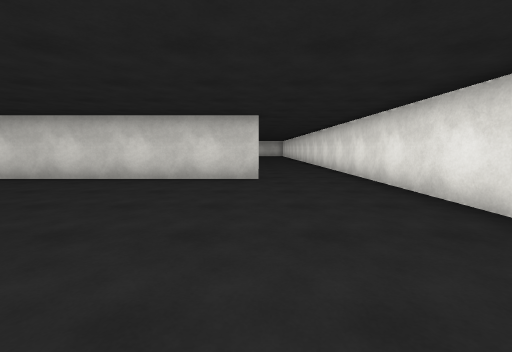
View 1 (above)

24 first-person views from a walk through a scene from a Unity 3-D project. The camera is 1.3 m above the floor, tilts 6° down and sees 90° across. The floor is counted in squares, 2 m on a side. Each view is taken from the middle of a square. On the plan, view 1 faces up. The plan holds only what a view shows up to about 9 squares ahead; the rest is blank. The place goes on beyond the plan. The player character is not drawn. Surface patterns are stand-ins for the level's own textures.

View 2
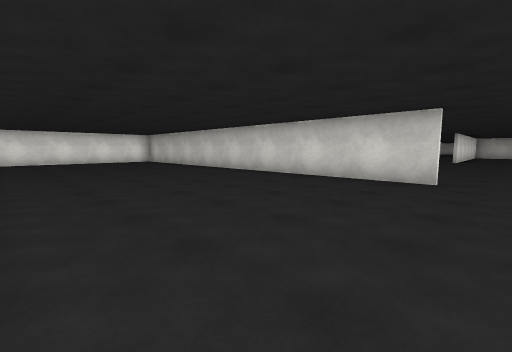

View 3
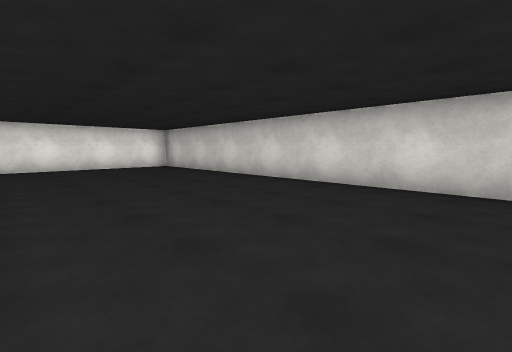

View 4
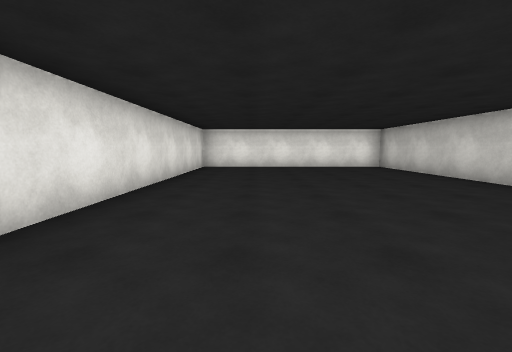

View 5
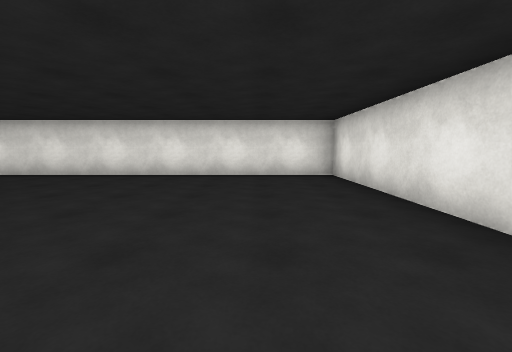

View 6
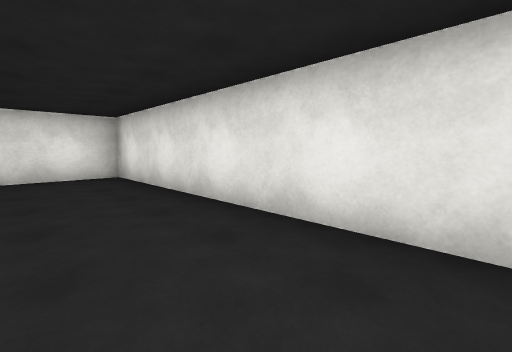

View 7
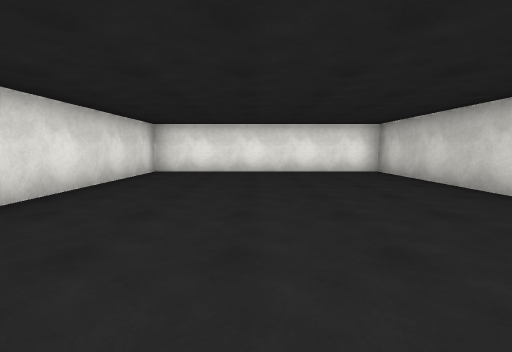

View 8
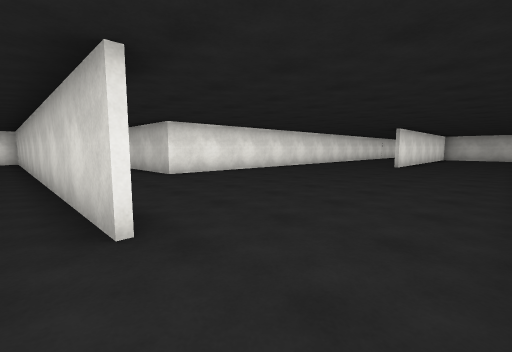

View 9
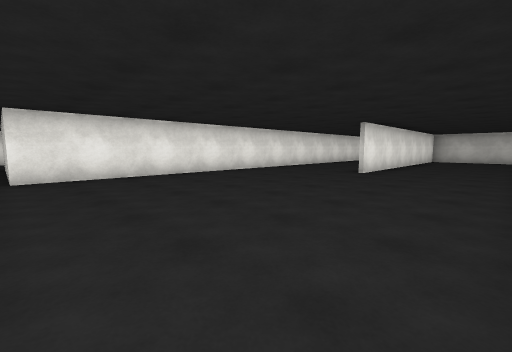

View 10
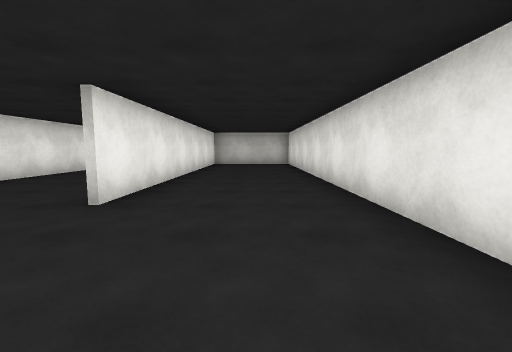

View 11
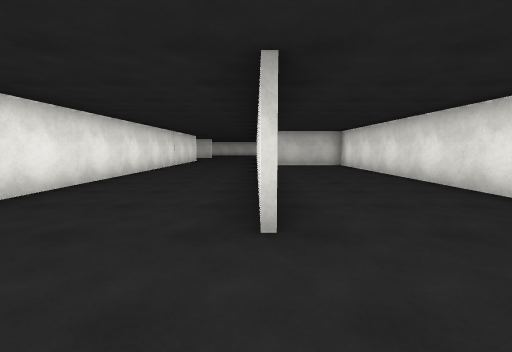

View 12
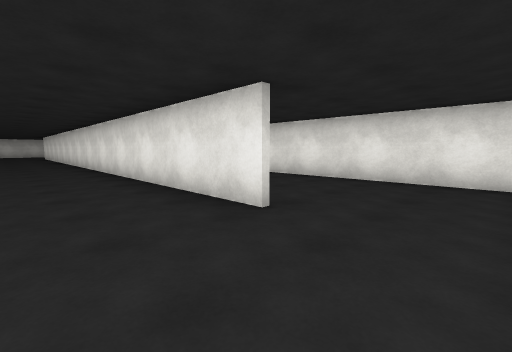

View 13
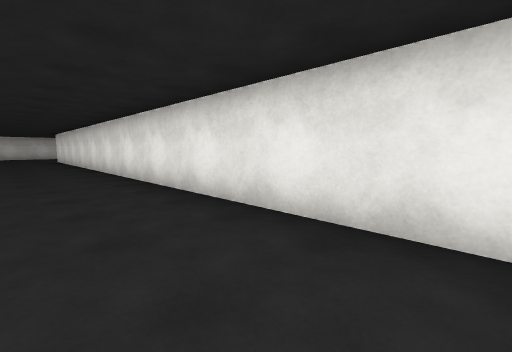

View 14
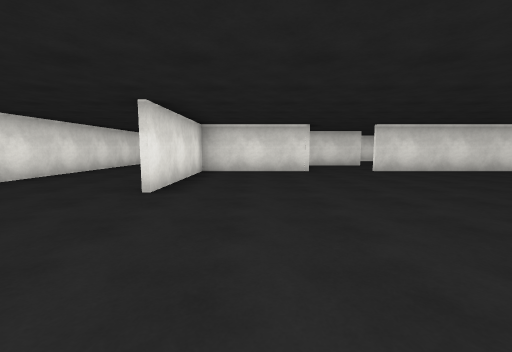

View 15
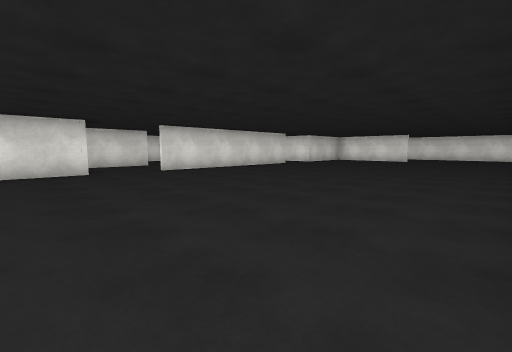

View 16
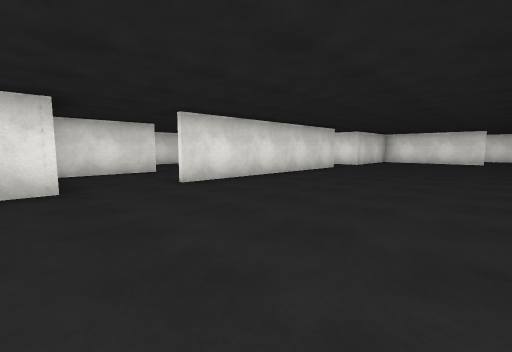

View 17
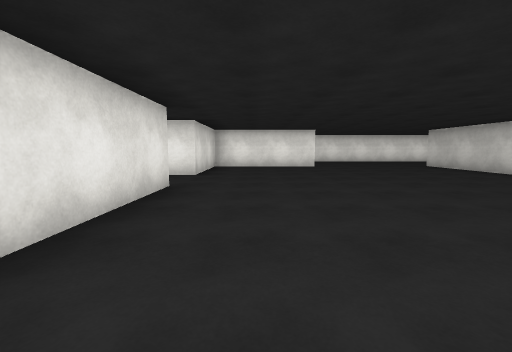

View 18
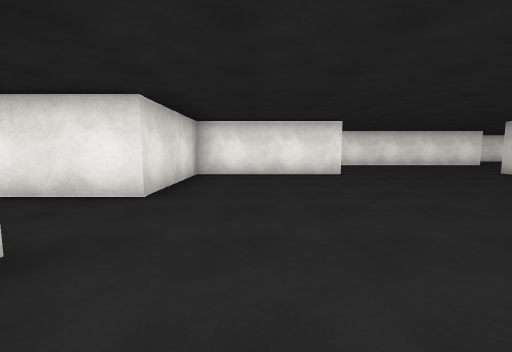

View 19
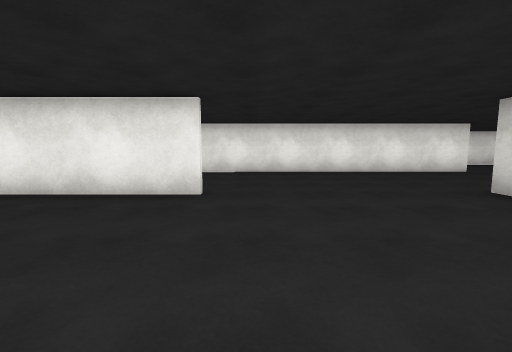

View 20
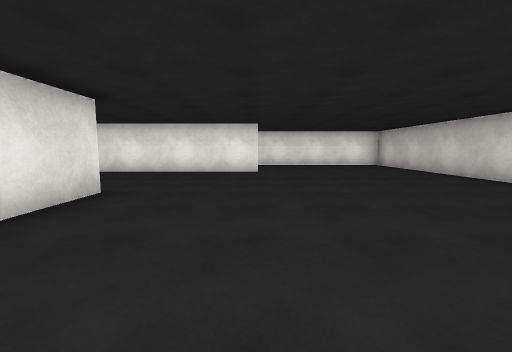

View 21
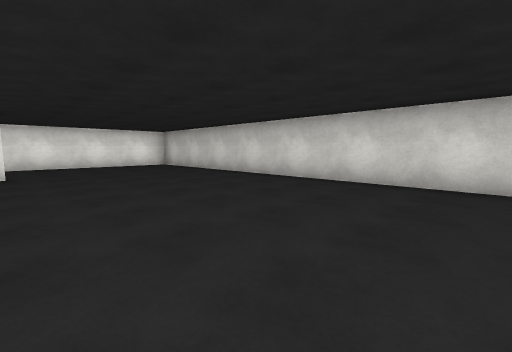

View 22
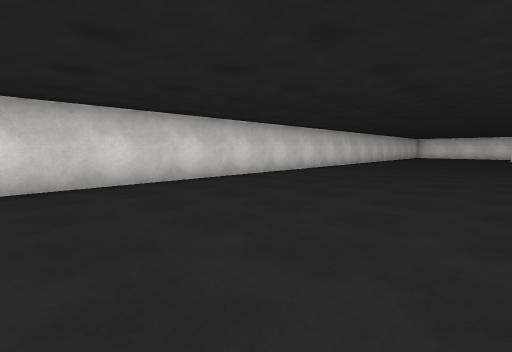

View 23
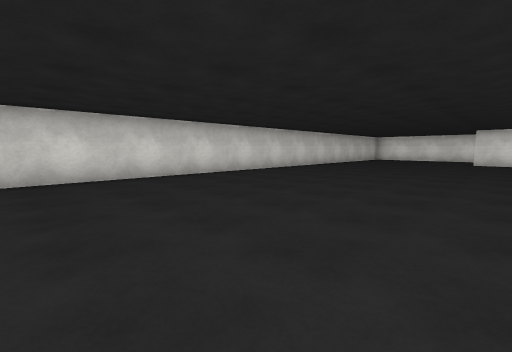

View 24
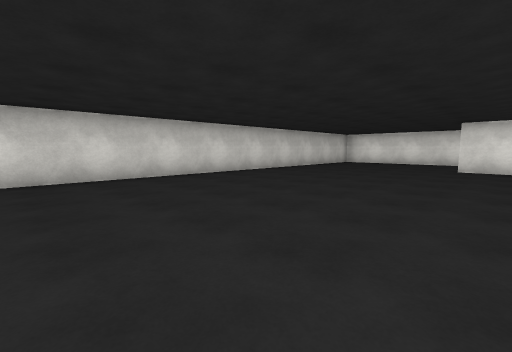

### Floor plan
Points are (right, up) in squares from view 1. A wall is a line through its corners. A room is listed if a view was taken in it or the views show most of it. See-through windows are left out.
Room 1 (views 1, 2, 3, 4, 5, 6, 7, 8)
walls: (0.1, 5.5) (-12.4, 5.5) (-12.4, -0.9) (2.4, -0.9) (2.4, 6.5)
ways out: opening at (1.5, 6) to room 2
Room 2 (views 9, 10, 11, 12, 13)
walls: (-1, 14.9) (-1, 27.6); (2.4, 12.9) (2.4, 22.1); (-4.3, 14.6) (-4.3, 8.1); (-0.8, 21) (-0.8, 14.9); (-4.3, 22.1) (-4.3, 16.2); (2.4, 6.5) (2.4, 9)
ways out: opening at (1.5, 6) to room 1; opening at (-2.5, 28) to room 3; opening at (-4, 7)
Room 3 (views 14, 15, 16, 17, 18, 19, 20, 21, 22, 23, 24)
walls: (-17.5, 31.5) (-20.9, 31.5); (-15.5, 23.5) (-9.5, 23.5); (-7.6, 23.5) (-4.4, 23.5) (-4.4, 27.2); (-20.9, 31.7) (-19.2, 31.7); (-20.6, 27.2) (-20.6, 23.5) (-17.4, 23.5); (-1, 32.9) (-1, 34.1); (-1, 27.6) (-1, 28.8); (-3.1, 38.9) (-26.1, 38.9); (-24.3, 34.1) (-24.3, 28.4); (-27.4, 36.4) (-27.4, 34)
ways out: opening at (-2.5, 28) to room 2; opening at (-9, 23) to room 4; opening at (-24, 27.2); opening at (-16.5, 23)
Room 4 (no view inside)
walls: (-10.2, 20.7) (-7.9, 20.7)
ways out: opening at (-9, 23) to room 3; opening at (-10, 22)

Positions as (right, up) in squares from view 1, and headings:
1: (0, 0), facing up
2: (1, 0), facing up-left
3: (-3, 1), facing up-left
4: (-3, 1), facing left
5: (-4, 1), facing right
6: (-4, 1), facing down-right
7: (-5, 2), facing left
8: (2, 5), facing up-left
9: (2, 8), facing up-left
10: (1, 12), facing up
11: (-1, 13), facing up
12: (-3, 13), facing up-right
13: (-3, 18), facing up-right
14: (-6, 31), facing down
15: (-6, 31), facing down-left
16: (-7, 28), facing down-left
17: (-11, 25), facing left
18: (-14, 25), facing left
19: (-17, 28), facing left
20: (-17, 34), facing left
21: (-17, 34), facing up-left
22: (-19, 34), facing up-right
23: (-14, 33), facing up-right
24: (-10, 33), facing up-right
